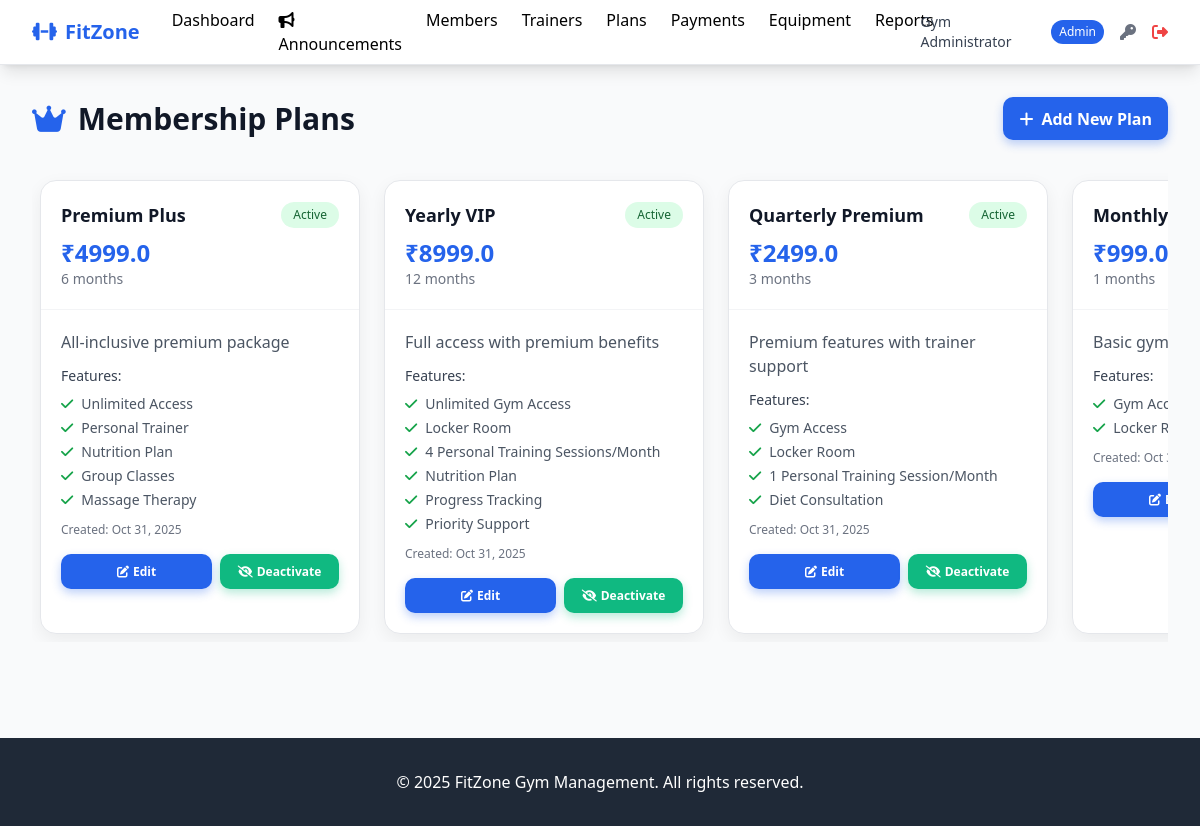
Page /admin/membership-plans (signed in) on the earlier database version.
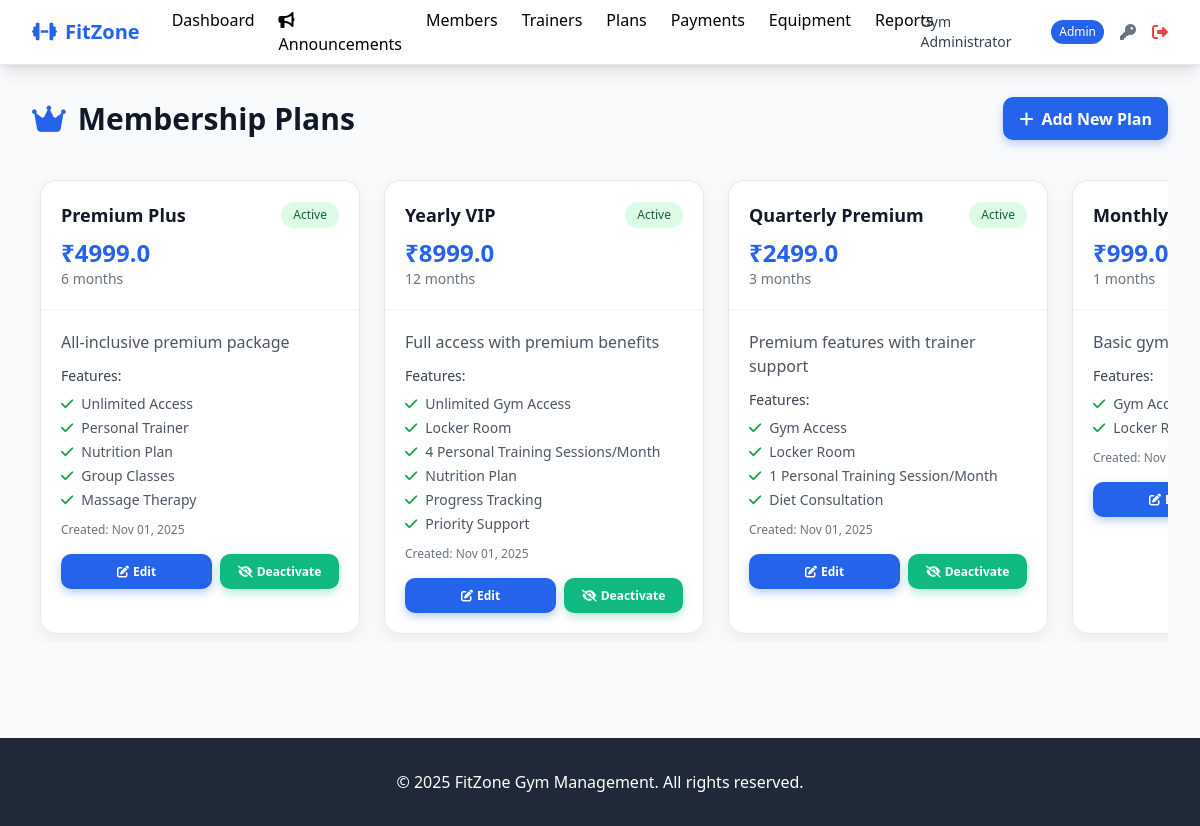
Same page on the later database version.
### tables this page shows
CREATE TABLE membership_plans (
            id INTEGER PRIMARY KEY AUTOINCREMENT,
            name TEXT NOT NULL,
            description TEXT,
            duration_months INTEGER NOT NULL,
            price DECIMAL(10,2) NOT NULL,
            features TEXT, -- JSON string
            is_active BOOLEAN DEFAULT 1,
            created_at TIMESTAMP DEFAULT CURRENT_TIMESTAMP,
            updated_at TIMESTAMP DEFAULT CURRENT_TIMESTAMP
        );

### app/routes/admin.py (the view)
@admin_bp.route('/membership-plans')
@admin_required
def membership_plans():
    plans = MembershipPlan.get_all()
    return render_template('admin/membership_plans.html', plans=plans)

### app/models/database.py (called while the page is built)
def get_db_connection(db_path='gym_management.db'):
    conn = sqlite3.connect(db_path)
    conn.row_factory = sqlite3.Row
    conn.execute("PRAGMA foreign_keys = ON")
    return conn

def execute_query(query, params=(), db_path='gym_management.db', fetch=False):
    conn = get_db_connection(db_path)
    cursor = conn.cursor()
    try:
        cursor.execute(query, params)
        if fetch:
            result = cursor.fetchall()
            conn.close()
            return result
        else:
            conn.commit()
            last_id = cursor.lastrowid
            conn.close()
            return last_id
    except Exception as e:
        conn.close()
        try:
            from flask import current_app
            current_app.logger.error(f"DB Error: {e} | Query: {query} | Params: {params}")
        except:
            print(f"DB Error: {e} | Query: {query} | Params: {params}")
        raise

### app/models/membership_plan.py (called while the page is built)
    @classmethod
    def _db_path(cls):
        return current_app.config.get('DATABASE_PATH', 'gym_management.db')

### app/templates/admin/membership_plans.html (shortened to what this page needs)
{% extends "base.html" %}
{% block content %}
<div class="flex justify-between items-center mb-8">
    <h1 class="text-3xl font-bold text-gray-900 flex items-center">
        <i class="fas fa-crown mr-3 text-blue-600"></i>Membership Plans
    </h1>
    <a href="{{ url_for('admin.add_membership_plan') }}" class="btn btn-primary">
        <i class="fas fa-plus mr-2"></i>Add New Plan
    </a>
</div>
{% if plans %}
<div class="plans-wrapper">
    <div class="plans-container" id="plansRow">
        {% for plan in plans %}
        <div class="card {% if not plan.is_active %}opacity-70{% endif %}">
            <div class="p-5 border-b border-gray-100">
                <div class="flex justify-between items-center">
                    <h3 class="text-lg font-semibold text-gray-900">{{ plan.name }}</h3>
                    <span class="badge-{{ 'success' if plan.is_active else 'danger' }}">
                        {{ 'Active' if plan.is_active else 'Inactive' }}
                    </span>
                </div>
                <div class="text-2xl font-bold text-blue-600 mt-2">₹{{ plan.price }}</div>
                <div class="text-sm text-gray-500">{{ plan.duration_months }} months</div>
            </div>
            <div class="p-5">
                {% if plan.description %}
                <p class="text-gray-600 mb-3">{{ plan.description }}</p>
                {% endif %}
                {% if plan.features %}
                <div class="mb-3">
                    <h4 class="text-sm font-medium text-gray-700 mb-2">Features:</h4>
                    <ul class="space-y-1">
                        {% for feature in plan.features %}
                        <li class="flex items-center text-sm text-gray-600">
                            <i class="fas fa-check text-green-600 mr-2"></i>{{ feature }}
                        </li>
                        {% endfor %}
                    </ul>
                </div>
                {% endif %}
                <div class="text-xs text-gray-500 mb-4">
                    Created: {{ plan.created_at.strftime('%b %d, %Y') }}
                </div>
                <div class="flex space-x-2">
                    <a href="{{ url_for('admin.edit_membership_plan', plan_id=plan.id) }}"
                       class="btn btn-primary text-xs flex-1">
                        <i class="fas fa-edit mr-1"></i>Edit
                    </a>
                   <form method="POST" action="{{ url_for('admin.toggle_membership_plan_status', plan_id=plan.id) }}" class="flex-1">
    <button type="submit" class="btn btn-secondary text-xs w-full">
        <i class="fas fa-{{ 'eye-slash' if plan.is_active else 'eye' }} mr-1"></i>
        {{ 'Deactivate' if plan.is_active else 'Activate' }}
    </button>
</form>
                </div>
            </div>
        </div>
        {% endfor %}
    </div>
</div>
{% endif %}
{% endblock %}

Differences in the rows shown:
changed membership_plans "Premium Plus": created_at "Oct 31, 2025" → "Nov 01, 2025"
changed membership_plans "Yearly VIP": created_at "Oct 31, 2025" → "Nov 01, 2025"
changed membership_plans "Quarterly Premium": created_at "Oct 31, 2025" → "Nov 01, 2025"
changed membership_plans "Monthly…": created_at "Oct…" → "Nov…"
